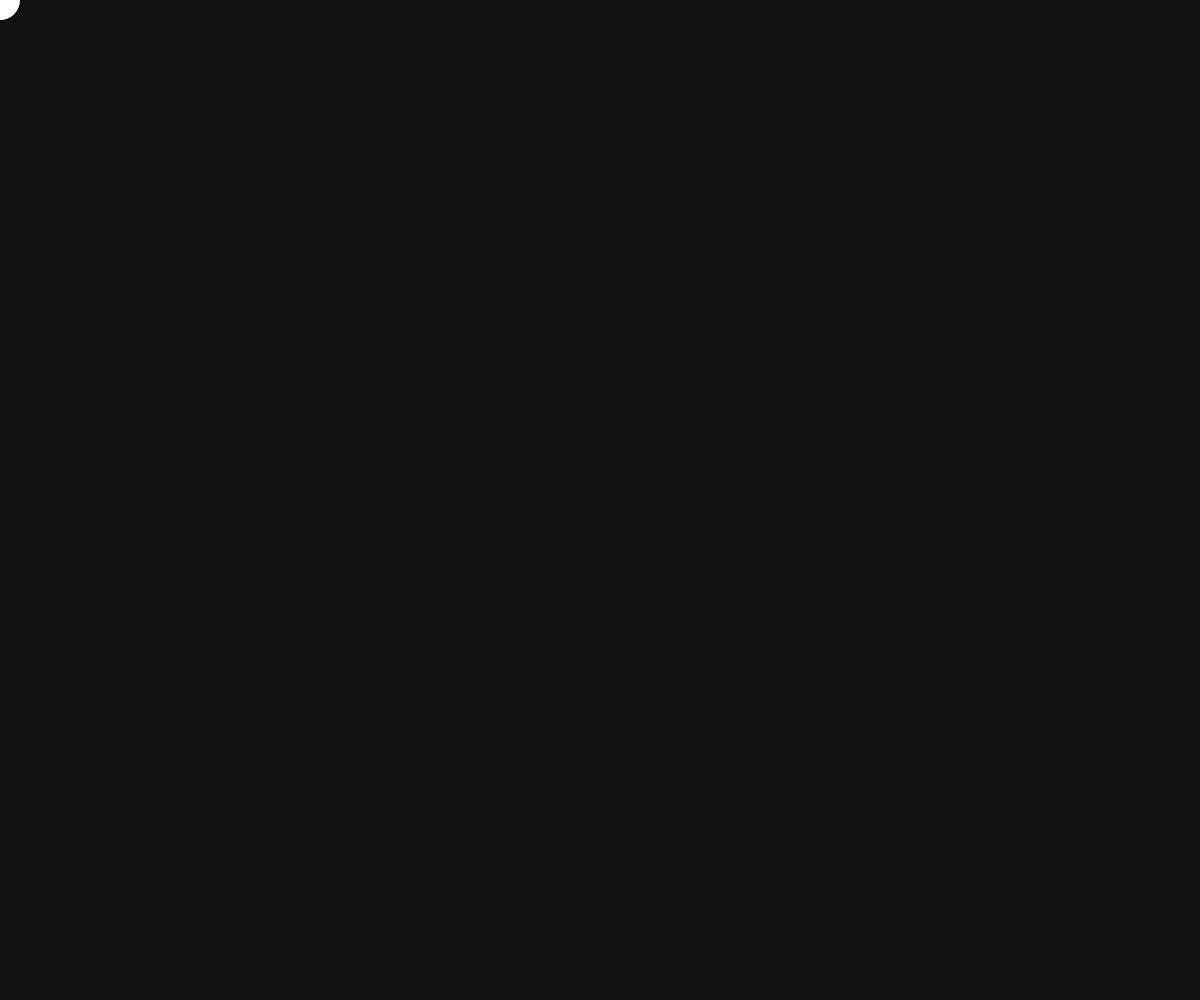
Frame 1 (no input)
Frame 60 (no input): identical to frame 1, image omitted
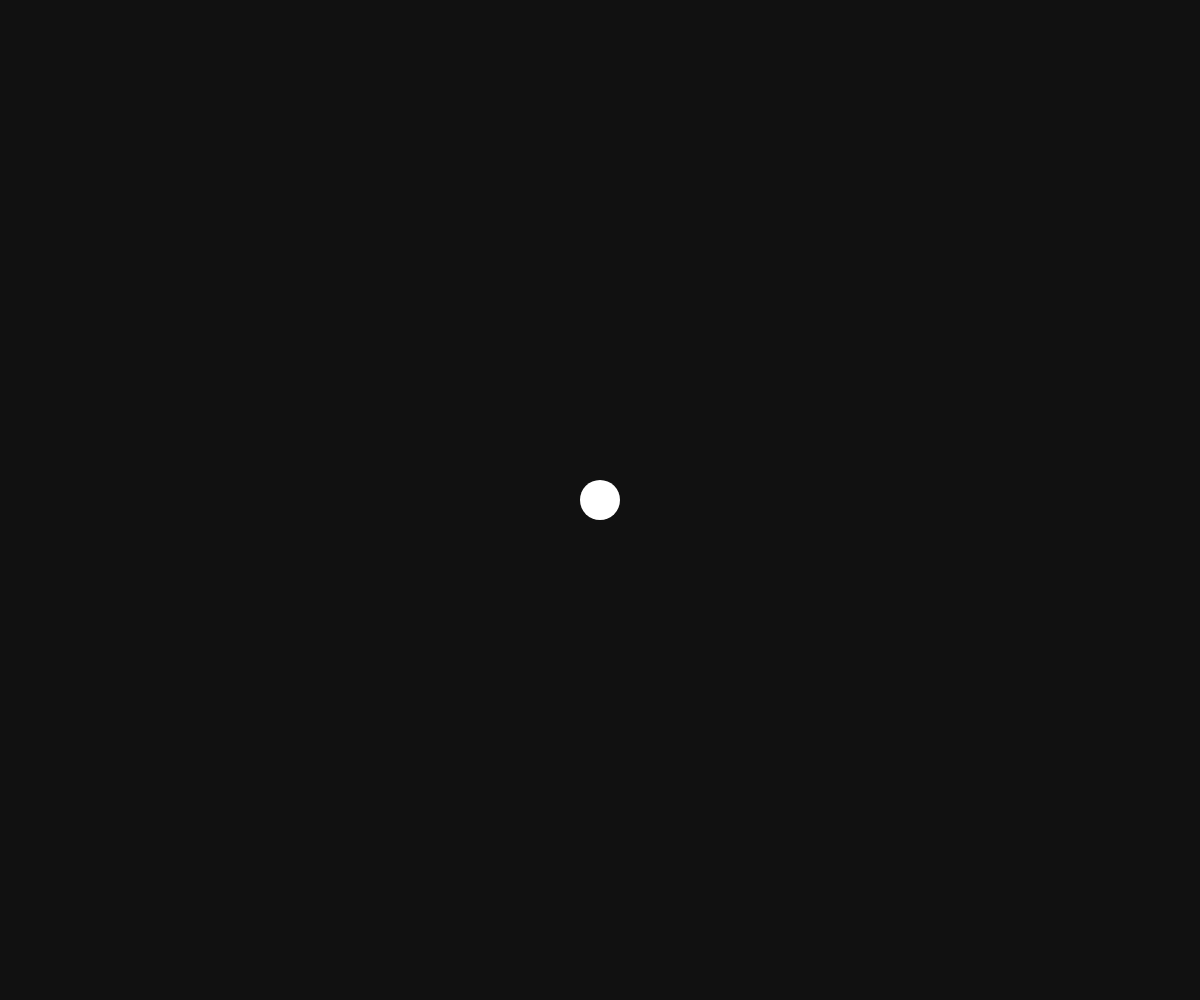
Frame 120 (the mouse pressed at the canvas centre since frame 60)

The p5.js sketch that drew these frames (run headless with seeded random() and noise() and a simulated clock; from frame 60 on, the mouse is pressed at the canvas centre):

// p5.js sketch
// ── sketch.js
// exp-XX, nom court
// Intention: ...
// Mécanisme (délai, condition, seuil, réaction): ...

let etat = { dernierClic: 0 };

function setup() {
  createCanvas(windowWidth, windowHeight);
}

function draw() {
  background(17);
  noStroke();
  fill(255);
  circle(mouseX, mouseY, 40);
}

function mousePressed() {
  etat.dernierClic = millis();
}

function windowResized() {
  resizeCanvas(windowWidth, windowHeight);
}
